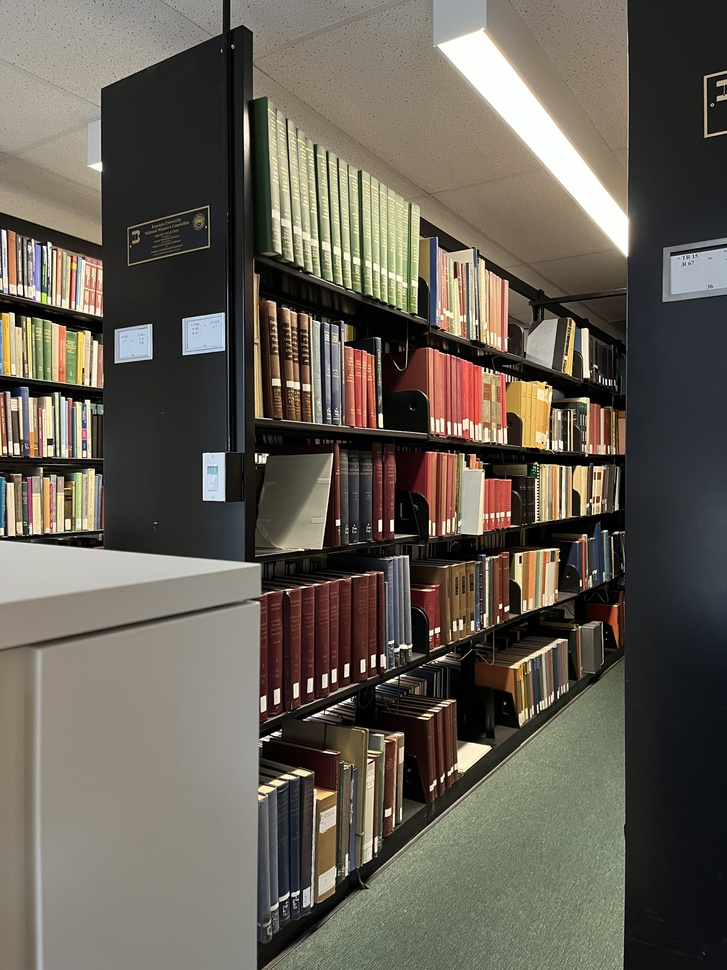
#> input picture Assignment 3/data/example1.jpg, 727 x 970 px, shrunk from 3024 x 4032 before the run
$ python main.py --image data/example1.jpg
#> lines starting #> are read from the running program, lines starting #| are printed output that depends on the picture; after the words box and inside, x2 and y2 are one past the last pixel; in counts of white or black regions, pixels touching at a corner belong together
#> further down, image is the input picture: shape (970, 727, 3); mean R, G, B 101.3, 95.2, 84.9
### Assignment 3/slic.py
import numpy as np
from numpy.linalg import norm
from skimage.color import rgb2lab


def my_slic(image: np.ndarray, compactness: int, num_clusters: int,
            num_iterations: int = 10, connected_components: bool = True) -> np.ndarray:
    """Implements an SLIC algorithm as described in the original paper and commonly implemented

    Args:
        image: The input image in RGB space, of size MxNx3
        compactness: The compactness parameter, higher values weight spatial distance more
        num_clusters: The approximate number of clusters to form
        num_iterations: The number of iterations to run
        connected_components: Whether to enforce connectivity of the segments

    Returns:
        An MxN array, where each pixel is assigned to a cluster
    """
#> called with compactness = 20, num_clusters = 250, num_iterations = 10, connected_components = True

    # Convert to CIELAB space
    m = image.shape[0]
#> m = 970
    n = image.shape[1]
#> n = 727
    image_lab = rgb2lab(image)
#> image_lab: shape (970, 727, 3) float64; mean of channels 0, 1, 2 39.4, 0.8, 6.6
    image_xy = np.argwhere(np.ones(image_lab.shape[:2])).reshape(m, n, 2)
    image_labxy = np.concatenate([image_lab, image_xy], axis=2)

    # Initialize cluster centers
    grid_interval = int(np.sqrt(m * n / num_clusters))
#> grid_interval = 53
    center_positions = np.array([[i, j] for i in range(grid_interval // 2, m, grid_interval)
                                 for j in range(grid_interval // 2, n, grid_interval)])

    # Move each center the pixel with the least change in color in a 3x3 window (the minimum gradient), in order to
    # avoid placing centers on edges
    # Using 2 pixels of padding on each side to deal with edge cases
    padded_lab = np.pad(image_lab, ((2, 2), (2, 2), (0, 0)), constant_values=np.mean(image_lab))
#> padded_lab: shape (974, 731, 3) float64; mean of channels 0, 1, 2 39.2, 0.9, 6.7
    for idx, center in enumerate(center_positions + (2, 2)):
        i, j = center
        min_gradient = np.inf
        best_position = (i, j)
        for x in range(i - 1, i + 2):
            for y in range(j - 1, j + 2):
                gradient = (norm(padded_lab[x + 1, y] - padded_lab[x - 1, y]) +
                            norm(padded_lab[x, y + 1] - padded_lab[x, y - 1]))
                if gradient < min_gradient:
                    min_gradient = gradient
                    best_position = (x, y)
        center_positions[idx] = best_position
#> after the loop, center_positions = 252 pairs, first value 27 to 930, second value 27 to 718

    # Get the finalized initial cluster centers
    centers = np.array([[*image_lab[x, y], x, y] for x, y in center_positions])
#> centers = 252 rows, first 6: [68.21, -0.2, 5.17, 28, 28], [66.71, -0.199, 5.19, 28, 80], [62.95, 0.156, 3.02, 29, 134], [58.58, -0.589, 2.8, 29, 188], [4.71, 0.00296, 1.11, 27, 239], [54.46, -0.187, 5.41, 29, 294]

    # Initialize segments
    segments = np.zeros(image_lab.shape[:2], dtype=int)
    distances = np.full(image_lab.shape[:2], np.inf)

    # Iterate
    for _ in range(num_iterations):
        # Assign pixels to clusters
        for idx, center in enumerate(centers):
            cl, ca, cb, cx, cy = center
            cx, cy = int(cx), int(cy)

            # Get the window around the cluster center
            x_range = range(max(0, cx - grid_interval), min(m, cx + grid_interval))
            y_range = range(max(0, cy - grid_interval), min(n, cy + grid_interval))
            xx, yy = np.meshgrid(x_range, y_range)
            center_window = image_lab[xx, yy]

            # Vectorized distance calculations
            d_color = np.sum((center_window - [cl, ca, cb]) ** 2, axis=2)
            d_space = (xx - cx) ** 2 + (yy - cy) ** 2
            d = np.sqrt(d_color + (d_space / grid_interval ** 2) * (compactness ** 2))

            # Update the pixels who are closer to this cluster center
            update_indices = np.where(d < distances[xx, yy])
            distances[xx[update_indices], yy[update_indices]] = d[update_indices]
            segments[xx[update_indices], yy[update_indices]] = idx

        # Update the location of the cluster centers
        for idx in range(len(centers)):
            segment_mask = segments == idx
            segment_labxy = image_labxy[segment_mask]
            segment_mean = np.mean(segment_labxy, axis=0)
            centers[idx] = segment_mean
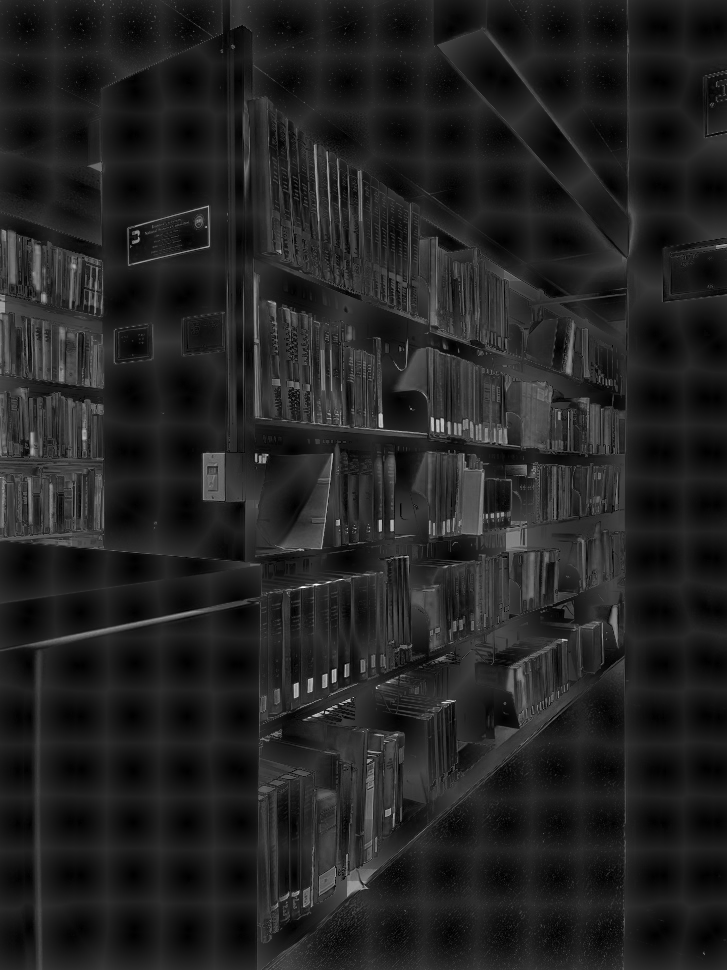
#> distances: shape (970, 727) float64; min 0, max 80.61, mean 10.9; drawn with min black and max white
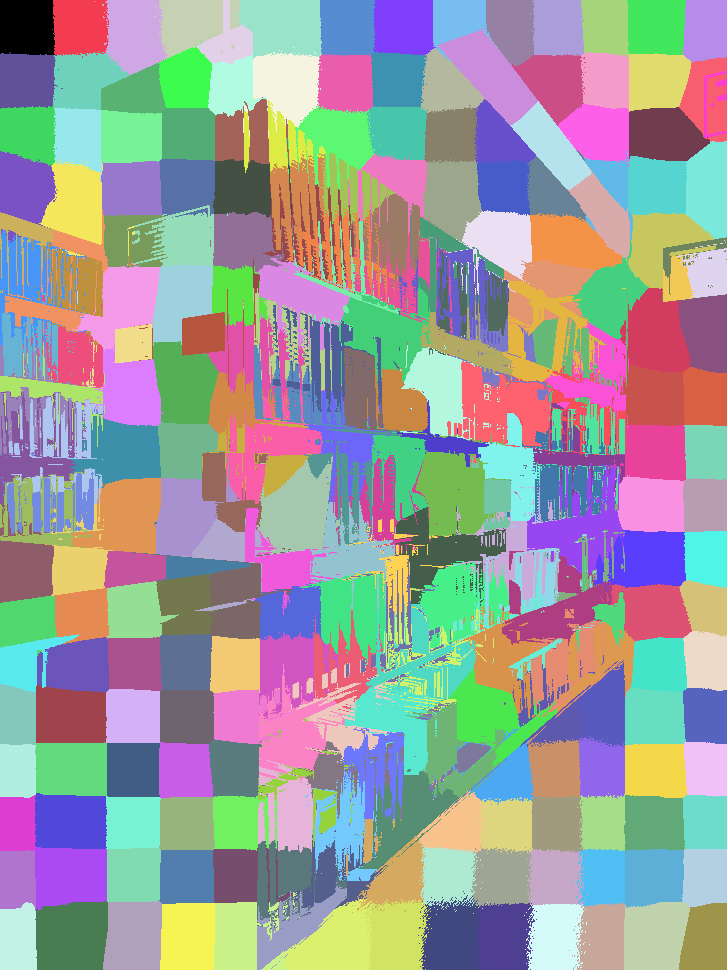
#> segments: shape (970, 727) int64; 252 distinct labels, from 0 to 251; one colour per label, 0 black
#> after the loop, centers = 252 rows, first 6: [66.82, -0.312, 4.78, 26.83, 26.58], [66.14, -0.384, 4.74, 26.44, 79.79], [63.72, -0.262, 3.94, 33.7, 134.2], [58.54, -0.228, 2.59, 22.43, 192.7], [8.54, -0.6, 0.607, 41.49, 228], [54.52, 0.371, 5.21, 25.87, 282.6]

    # Since SLIC can produce many disconnected segments, a separate algorithm is used to enforce connectivity
    if connected_components:
        segments = enforce_connectivity(segments, num_clusters)

    return segments


def enforce_connectivity(segments: np.ndarray, num_clusters: int) -> np.ndarray:
    """Enforces connectivity of the segments, following a common algorithm found in SLIC implementations

    Args:
        segments: The segments to enforce connectivity on
        num_clusters: The number of clusters to enforce connectivity for

    Returns:
        An MxN array, where each pixel is assigned to a cluster index, with connectivity enforced

    """
#> called with num_clusters = 250

    m = segments.shape[0]
#> m = 970
    n = segments.shape[1]
#> n = 727
    neighbors = [(-1, 0), (0, -1), (1, 0), (0, 1)]
    min_segment_size = (m * n) // num_clusters / 4  # This value could probably be tuned
#> min_segment_size = 705

    new_clusters = np.full_like(segments, fill_value=-1, dtype=int)

    segment_label = 0
    for i in range(m):
        for j in range(n):
            if new_clusters[i, j] > -1:
                continue

            # BFS to find all connected pixels in the same segment (like flood fill)
            connected_segment = []
            next_pixels = [(i, j)]
            while len(next_pixels):
                px, py = next_pixels.pop(0)
                connected_segment.append((px, py))
                for dx, dy in neighbors:
                    x, y = px + dx, py + dy
                    if 0 <= x < m and 0 <= y < n and new_clusters[x, y] == -1 and segments[i, j] == segments[x, y]:
                        next_pixels.append((x, y))
                        new_clusters[x, y] = segment_label

            # If the segment is too small, merge it with an adjacent segment
            if len(connected_segment) < min_segment_size:
                # Find an adjacent segment
                adj_label = segment_label + 1  # should be overridden
                for dx, dy in neighbors:
                    x, y = i + dx, j + dy
                    if 0 <= x < m and 0 <= y < n and new_clusters[x, y] >= 0 and new_clusters[x, y] != segment_label:
                        adj_label = new_clusters[x, y]

                # Reassign the pixels
                for x, y in connected_segment:
                    new_clusters[x, y] = adj_label
            else:
                # Increment the current segment label if the segment wasn't merged
                segment_label += 1
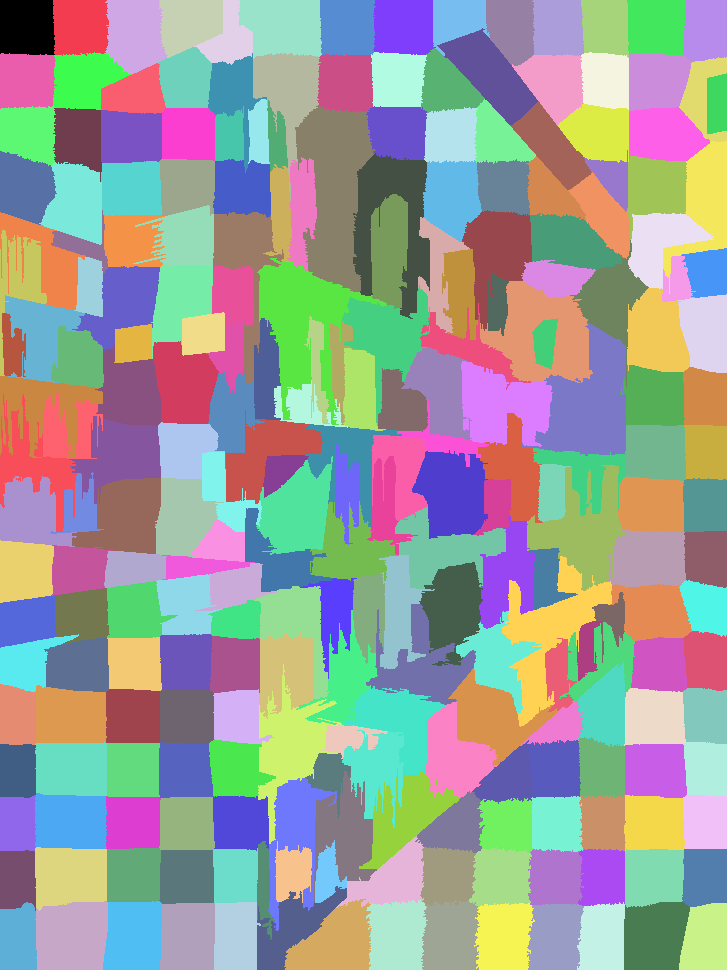
#> new_clusters: shape (970, 727) int64; 244 distinct labels, from 0 to 243; one colour per label, 0 black
#> after the loop, segment_label = 244

    return new_clusters


def segments_to_image(image: np.ndarray, segments: np.ndarray) -> np.ndarray:
    """Uses an array of segments to cluster an image into superpixels.

    Args:
        image: The input image, of size MxNx3
        segments: The segments to cluster the image into, of size MxN

    Returns:
        An MxNx3 image, where each pixel is set to the mean color of the corresponding segment

    """

    segmented_image = np.zeros_like(image)
    for segment_label in np.unique(segments):
        segment_mask = segments == segment_label
        segment_mean_color = np.mean(image[segment_mask], axis=0)
        segmented_image[segment_mask] = segment_mean_color
#> this loop made 244 passes
#> segment_mean_color on passes 1 to 3: [165.8, 162.4, 154], [163.7, 160.5, 152.2], [157, 154.3, 147.4]
#> pass 1, in segments_to_image, `segment_mask = segments == segment_label`:
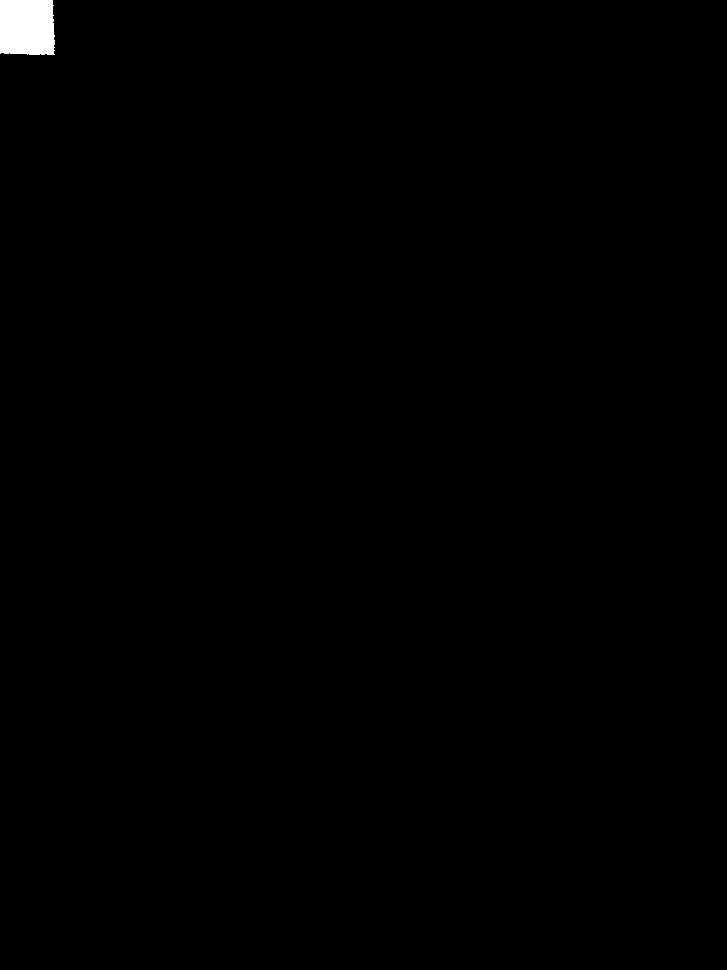
#> segment_mask: shape (970, 727) bool; 0.42% white; 1 white region, box (x1, y1, x2, y2) and area: (0, 0, 55, 55) 2927
#> pass 3, in segments_to_image, `segment_mask = segments == segment_label`:
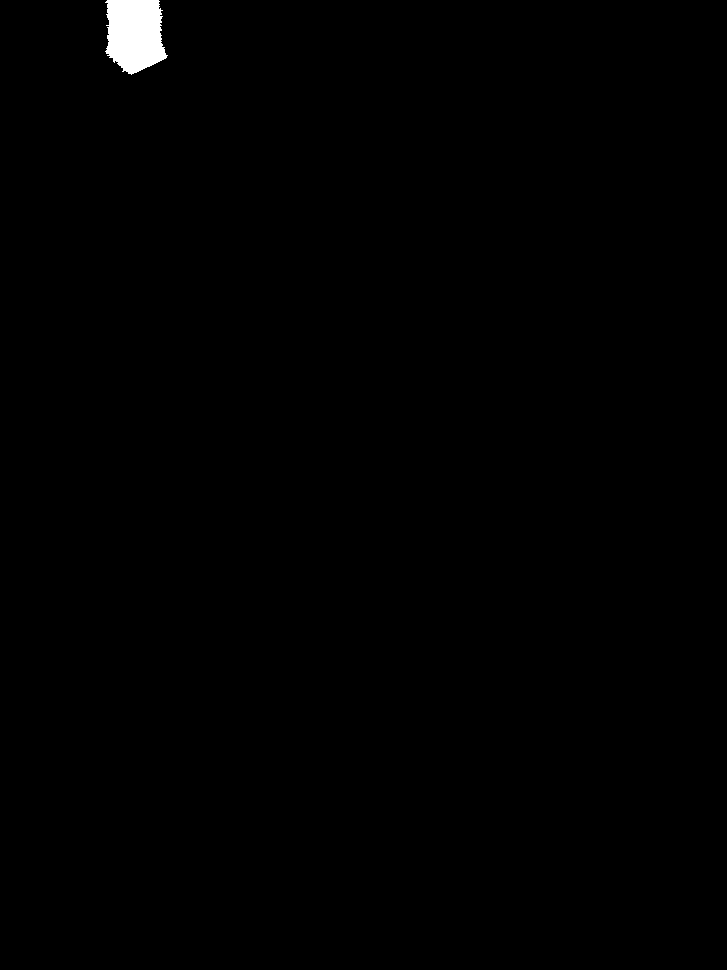
#> segment_mask: shape (970, 727) bool; 0.52% white; 1 white region, box (x1, y1, x2, y2) and area: (105, 0, 168, 75) 3653
#> after the loop:
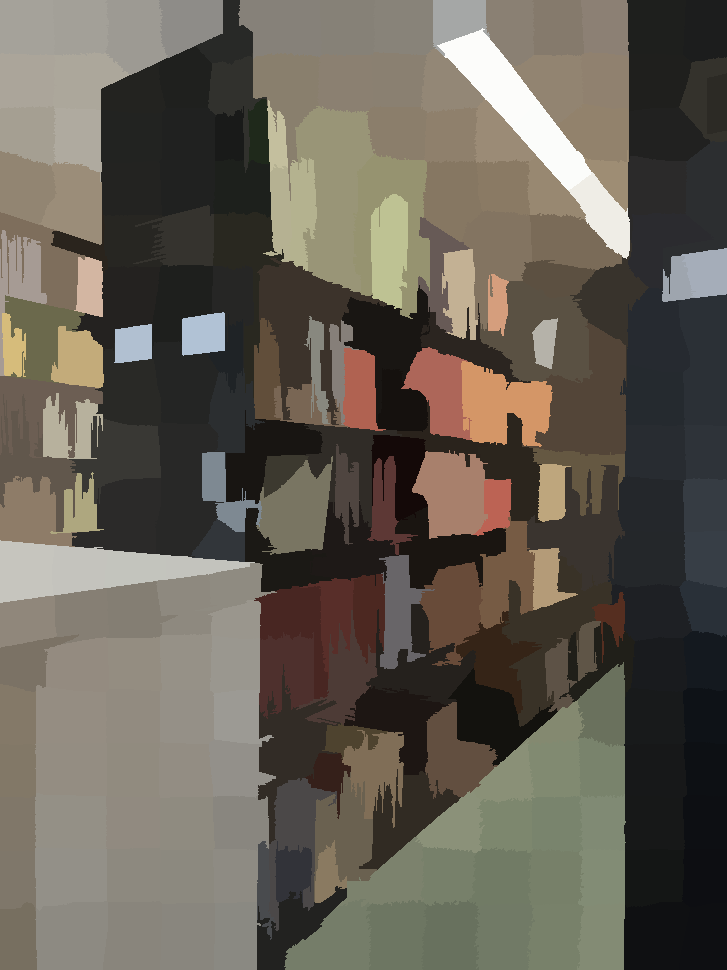
#> segmented_image: shape (970, 727, 3); mean R, G, B 100.9, 94.7, 84.4
    return segmented_image

### Assignment 3/main.py
from pathlib import Path

from skimage.io import imread, imsave
from skimage.segmentation import slic

import args
from slic import my_slic, segments_to_image

if __name__ == '__main__':
    image_path = Path(args.image)
    output_path = args.output if args.output \
        else image_path.parent / f"segmented_{args.algorithm}_{args.clusters}_{args.compactness}_{image_path.name}.png"
    image = imread(image_path)

    segments = slic(image, n_segments=args.clusters, max_num_iter=args.iterations,
                    enforce_connectivity=args.connected, start_label=0) if args.algorithm == 'scikit' \
        else my_slic(image, compactness=args.compactness, num_clusters=args.clusters,
                     num_iterations=args.iterations, connected_components=args.connected)

    segmented_image = segments_to_image(image, segments)
    imsave(output_path, segmented_image)
